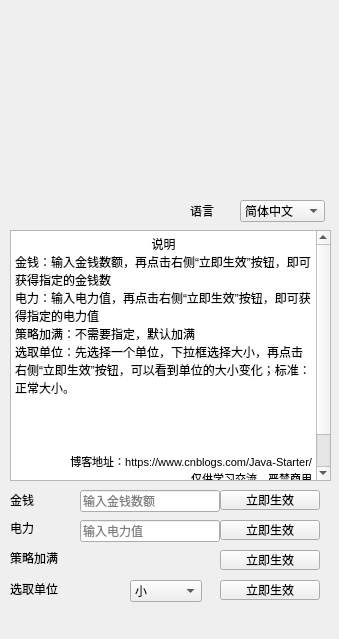
<?xml version="1.0" encoding="UTF-8"?>
<ui version="4.0">
 <class>Ra3Window</class>
 <widget class="QMainWindow" name="Ra3Window">
  <property name="geometry">
   <rect>
    <x>0</x>
    <y>0</y>
    <width>339</width>
    <height>639</height>
   </rect>
  </property>
  <property name="windowTitle">
   <string>Ra3Window</string>
  </property>
  <widget class="QWidget" name="centralWidget">
   <widget class="QWidget" name="background_widget" native="true">
    <property name="geometry">
     <rect>
      <x>0</x>
      <y>0</y>
      <width>351</width>
      <height>171</height>
     </rect>
    </property>
   </widget>
   <widget class="QLabel" name="label_3">
    <property name="geometry">
     <rect>
      <x>10</x>
      <y>550</y>
      <width>120</width>
      <height>16</height>
     </rect>
    </property>
    <property name="text">
     <string>策略加满</string>
    </property>
   </widget>
   <widget class="QPushButton" name="pushButton_3">
    <property name="geometry">
     <rect>
      <x>220</x>
      <y>550</y>
      <width>100</width>
      <height>20</height>
     </rect>
    </property>
    <property name="text">
     <string>立即生效</string>
    </property>
   </widget>
   <widget class="QLabel" name="label_4">
    <property name="geometry">
     <rect>
      <x>10</x>
      <y>580</y>
      <width>120</width>
      <height>18</height>
     </rect>
    </property>
    <property name="text">
     <string>选取单位</string>
    </property>
   </widget>
   <widget class="QComboBox" name="comboBox">
    <property name="geometry">
     <rect>
      <x>130</x>
      <y>580</y>
      <width>72</width>
      <height>22</height>
     </rect>
    </property>
    <item>
     <property name="text">
      <string>小</string>
     </property>
    </item>
    <item>
     <property name="text">
      <string>标准</string>
     </property>
    </item>
    <item>
     <property name="text">
      <string>大</string>
     </property>
    </item>
   </widget>
   <widget class="QPushButton" name="pushButton_4">
    <property name="geometry">
     <rect>
      <x>220</x>
      <y>580</y>
      <width>100</width>
      <height>20</height>
     </rect>
    </property>
    <property name="text">
     <string>立即生效</string>
    </property>
   </widget>
   <widget class="QTextEdit" name="textEdit">
    <property name="geometry">
     <rect>
      <x>10</x>
      <y>230</y>
      <width>321</width>
      <height>251</height>
     </rect>
    </property>
    <property name="autoFillBackground">
     <bool>false</bool>
    </property>
    <property name="readOnly">
     <bool>true</bool>
    </property>
    <property name="html">
     <string>&lt;!DOCTYPE HTML PUBLIC &quot;-//W3C//DTD HTML 4.0//EN&quot; &quot;http://www.w3.org/TR/REC-html40/strict.dtd&quot;&gt;
&lt;html&gt;&lt;head&gt;&lt;meta name=&quot;qrichtext&quot; content=&quot;1&quot; /&gt;&lt;style type=&quot;text/css&quot;&gt;
p, li { white-space: pre-wrap; }
&lt;/style&gt;&lt;/head&gt;&lt;body style=&quot; font-family:'SimSun'; font-size:9pt; font-weight:400; font-style:normal;&quot;&gt;
&lt;p align=&quot;center&quot; style=&quot; margin-top:0px; margin-bottom:0px; margin-left:0px; margin-right:0px; -qt-block-indent:0; text-indent:0px;&quot;&gt;说明&lt;/p&gt;
&lt;p style=&quot; margin-top:0px; margin-bottom:0px; margin-left:0px; margin-right:0px; -qt-block-indent:0; text-indent:0px;&quot;&gt;金钱：输入金钱数额，再点击右侧“立即生效”按钮，即可获得指定的金钱数&lt;/p&gt;
&lt;p style=&quot; margin-top:0px; margin-bottom:0px; margin-left:0px; margin-right:0px; -qt-block-indent:0; text-indent:0px;&quot;&gt;电力：输入电力值，再点击右侧“立即生效”按钮，即可获得指定的电力值&lt;/p&gt;
&lt;p style=&quot; margin-top:0px; margin-bottom:0px; margin-left:0px; margin-right:0px; -qt-block-indent:0; text-indent:0px;&quot;&gt;策略加满：不需要指定，默认加满&lt;/p&gt;
&lt;p style=&quot; margin-top:0px; margin-bottom:0px; margin-left:0px; margin-right:0px; -qt-block-indent:0; text-indent:0px;&quot;&gt;选取单位：先选择一个单位，下拉框选择大小，再点击右侧“立即生效”按钮，可以看到单位的大小变化；标准：正常大小。&lt;/p&gt;
&lt;p style=&quot;-qt-paragraph-type:empty; margin-top:0px; margin-bottom:0px; margin-left:0px; margin-right:0px; -qt-block-indent:0; text-indent:0px;&quot;&gt;&lt;br /&gt;&lt;/p&gt;
&lt;p style=&quot;-qt-paragraph-type:empty; margin-top:0px; margin-bottom:0px; margin-left:0px; margin-right:0px; -qt-block-indent:0; text-indent:0px;&quot;&gt;&lt;br /&gt;&lt;/p&gt;
&lt;p style=&quot;-qt-paragraph-type:empty; margin-top:0px; margin-bottom:0px; margin-left:0px; margin-right:0px; -qt-block-indent:0; text-indent:0px;&quot;&gt;&lt;br /&gt;&lt;/p&gt;
&lt;p style=&quot;-qt-paragraph-type:empty; margin-top:0px; margin-bottom:0px; margin-left:0px; margin-right:0px; -qt-block-indent:0; text-indent:0px;&quot;&gt;&lt;br /&gt;&lt;/p&gt;
&lt;p align=&quot;right&quot; style=&quot; margin-top:0px; margin-bottom:0px; margin-left:0px; margin-right:0px; -qt-block-indent:0; text-indent:0px;&quot;&gt;&lt;span style=&quot; font-size:8pt;&quot;&gt;博客地址：https://www.cnblogs.com/Java-Starter/&lt;/span&gt;&lt;/p&gt;
&lt;p align=&quot;right&quot; style=&quot; margin-top:0px; margin-bottom:0px; margin-left:0px; margin-right:0px; -qt-block-indent:0; text-indent:0px;&quot;&gt;&lt;span style=&quot; font-size:8pt;&quot;&gt;仅供学习交流，严禁商用&lt;/span&gt;&lt;/p&gt;
&lt;p align=&quot;right&quot; style=&quot; margin-top:0px; margin-bottom:0px; margin-left:0px; margin-right:0px; -qt-block-indent:0; text-indent:0px;&quot;&gt;&lt;span style=&quot; font-size:8pt;&quot;&gt;				   作者：Jonas&lt;/span&gt;&lt;/p&gt;&lt;/body&gt;&lt;/html&gt;</string>
    </property>
   </widget>
   <widget class="QLabel" name="label_5">
    <property name="geometry">
     <rect>
      <x>190</x>
      <y>200</y>
      <width>55</width>
      <height>22</height>
     </rect>
    </property>
    <property name="text">
     <string>语言</string>
    </property>
   </widget>
   <widget class="QComboBox" name="comboBox_2">
    <property name="geometry">
     <rect>
      <x>240</x>
      <y>200</y>
      <width>85</width>
      <height>22</height>
     </rect>
    </property>
    <item>
     <property name="text">
      <string>简体中文</string>
     </property>
    </item>
    <item>
     <property name="text">
      <string>英语</string>
     </property>
    </item>
    <item>
     <property name="text">
      <string>德语</string>
     </property>
    </item>
   </widget>
   <widget class="QLineEdit" name="lineEdit">
    <property name="geometry">
     <rect>
      <x>80</x>
      <y>490</y>
      <width>140</width>
      <height>22</height>
     </rect>
    </property>
    <property name="placeholderText">
     <string>输入金钱数额</string>
    </property>
   </widget>
   <widget class="QLabel" name="label">
    <property name="geometry">
     <rect>
      <x>10</x>
      <y>490</y>
      <width>66</width>
      <height>20</height>
     </rect>
    </property>
    <property name="text">
     <string>金钱</string>
    </property>
   </widget>
   <widget class="QPushButton" name="pushButton">
    <property name="geometry">
     <rect>
      <x>220</x>
      <y>490</y>
      <width>100</width>
      <height>20</height>
     </rect>
    </property>
    <property name="text">
     <string>立即生效</string>
    </property>
   </widget>
   <widget class="QLabel" name="label_2">
    <property name="geometry">
     <rect>
      <x>10</x>
      <y>520</y>
      <width>66</width>
      <height>16</height>
     </rect>
    </property>
    <property name="text">
     <string>电力</string>
    </property>
   </widget>
   <widget class="QLineEdit" name="lineEdit_2">
    <property name="geometry">
     <rect>
      <x>80</x>
      <y>520</y>
      <width>140</width>
      <height>22</height>
     </rect>
    </property>
    <property name="placeholderText">
     <string>输入电力值</string>
    </property>
   </widget>
   <widget class="QPushButton" name="pushButton_2">
    <property name="geometry">
     <rect>
      <x>220</x>
      <y>520</y>
      <width>100</width>
      <height>20</height>
     </rect>
    </property>
    <property name="text">
     <string>立即生效</string>
    </property>
   </widget>
  </widget>
 </widget>
 <layoutdefault spacing="6" margin="11"/>
 <resources/>
 <connections/>
</ui>
